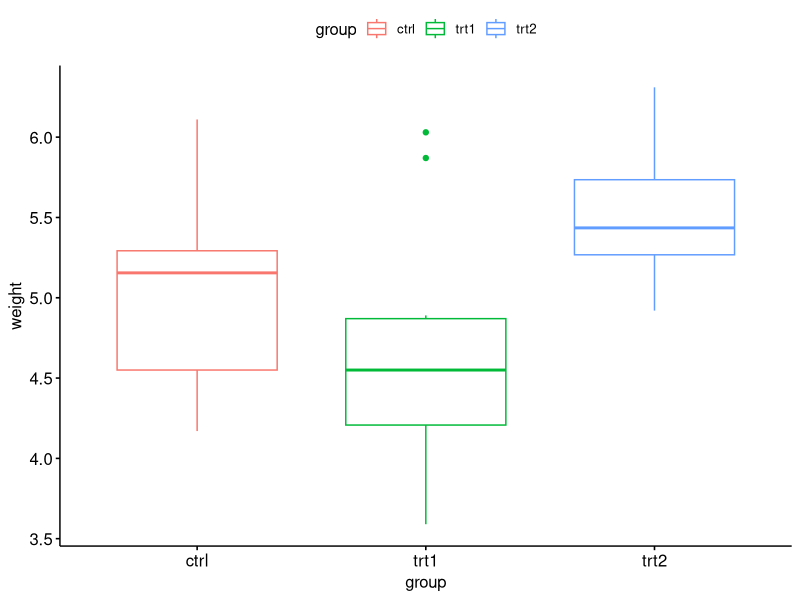
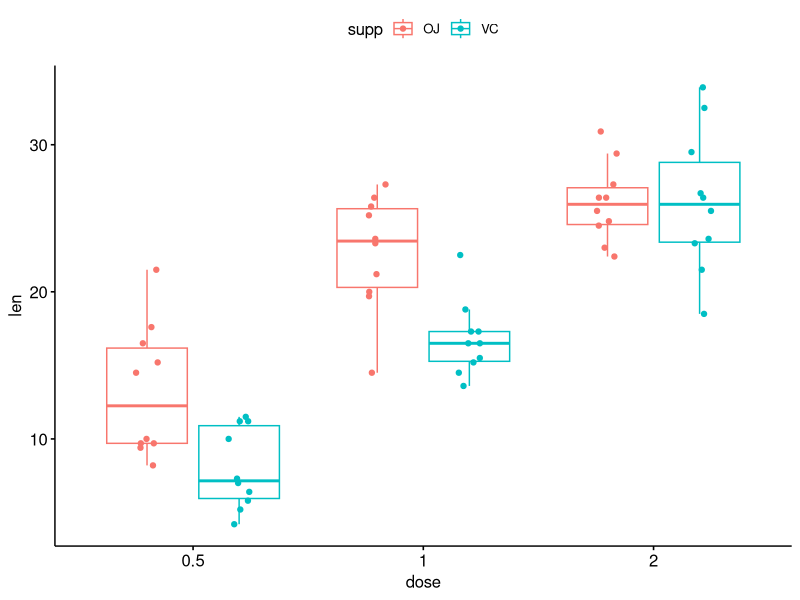

R code for these plots, in order:
## ---- chunk 1
knitr::opts_chunk$set(
    echo = TRUE,
    warning = FALSE,
    message = FALSE,
    fig.width = 8,
    fig.height = 6,
    dpi = 150
)
## ---- chunk 2
library(rstatix)
library(ggpubr)
library(dplyr)
## ---- chunk 3
data("PlantGrowth")
head(PlantGrowth)

# 1.1 描述统计
PlantGrowth %>%
    group_by(group) %>%
    get_summary_stats(weight, type = "mean_sd")

# 1.2 可视化
ggboxplot(PlantGrowth, x = "group", y = "weight", color = "group")
## ---- chunk 4
# 1.3 执行 ANOVA
res.aov <- PlantGrowth %>% anova_test(weight ~ group)
res.aov

# 1.4 事后两两比较 (Tukey HSD)
pwc <- PlantGrowth %>% tukey_hsd(weight ~ group)
pwc
## ---- chunk 5
data("ToothGrowth")
ToothGrowth$dose <- as.factor(ToothGrowth$dose) # 转换为因子

# 2.1 可视化
ggboxplot(ToothGrowth,
    x = "dose", y = "len", color = "supp",
    add = "jitter"
)

# 2.2 执行 ANOVA (包含交互作用)
res.aov2 <- ToothGrowth %>% anova_test(len ~ supp * dose)
res.aov2
## ---- chunk 6
# 生成模拟数据
# 10 subjects, 3 time points
data_rm <- data.frame(
    id = rep(1:10, each = 3),
    time = rep(c("T1", "T2", "T3"), 10),
    score = c(replicate(10, sort(rnorm(3, mean = 20, sd = 5))))
)

# 转换为因子
data_rm$id <- as.factor(data_rm$id)
data_rm$time <- as.factor(data_rm$time)

# 3.1 执行重复测量 ANOVA
res.rm <- data_rm %>% anova_test(score ~ time + Error(id / time))
res.rm

# 3.2 事后比较 (配对 t 检验 + Bonferroni 校正)
pwc_rm <- data_rm %>%
    pairwise_t_test(
        score ~ time,
        paired = TRUE,
        p.adjust.method = "bonferroni"
    )
pwc_rm
## ---- chunk 7
# 检查正态性 (Shapiro-Wilk test)
PlantGrowth %>%
    group_by(group) %>%
    shapiro_test(weight)

# 检查方差齐性 (Levene's test)
PlantGrowth %>% levene_test(weight ~ group)
## ---- chunk 8
PlantGrowth %>% kruskal_test(weight ~ group)
